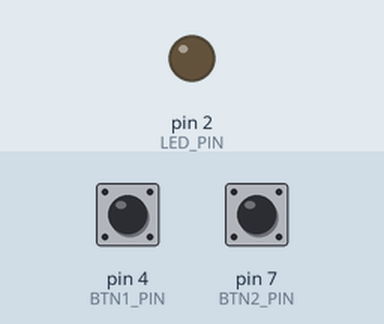
Simulated run of this sketch. Board: Arduino Uno, built with avr-gcc and run on an emulated ATmega328P. On the bench: output pins drawn as LEDs (lit = HIGH). Inputs (shaded band) come from the test bench; at power-on: pin 4 (BTN1_PIN) HIGH, pin 7 (BTN2_PIN) HIGH.

Above: at 1.2 s.
1.3 s: pin 4 (BTN1_PIN) pulled LOW for 0.15 s
At 1.9 s:
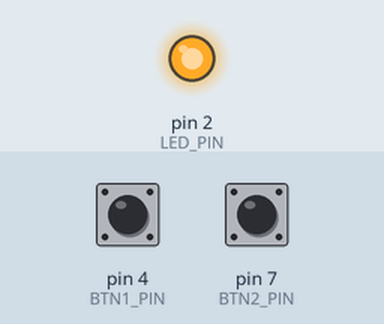
2.9 s: pin 4 (BTN1_PIN) pulled LOW for 1 s
At 4.3 s:
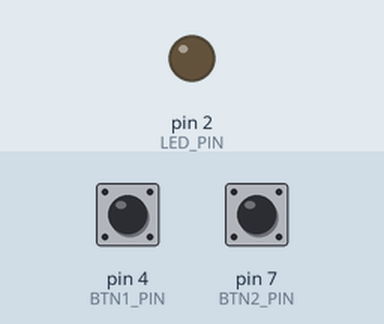
5.4 s: pin 4 (BTN1_PIN) pulled LOW for 3.2 s
At 6.2 s:
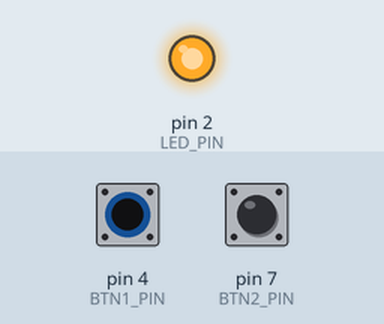
Timing chart, 0 to 8.4 s (numbered marks = the images above; inputs shaded):
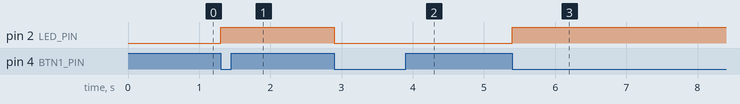

Measured:
- after the input at 1.3 s, pin 2 (LED_PIN): LOW → HIGH at once
- after the input at 2.9 s, pin 2 (LED_PIN): HIGH → LOW at once
- after the input at 5.4 s, pin 2 (LED_PIN): LOW → HIGH at once

The sketch:

two_switches_one_light.ino
```cpp
#define LED_PIN 2
#define BTN1_PIN 4
#define BTN2_PIN 7

bool light_state, s1_state, s2_state;

class Switch
{
public:
  Switch(int pin)
  {
    pinMode(pin, INPUT_PULLUP);
    m_switch_state = LOW;
    m_last_change = 0;
    m_pin = pin;
  }

  bool read()
  {
    if (digitalRead(m_pin) == LOW)
    {
      if (millis() - m_last_change > 5)
      {
        m_last_change = millis();
        m_switch_state = !m_switch_state;
        return (m_switch_state);
      }
      else
        m_last_change = millis();
    }

    return (m_switch_state);
  }

private:
  bool m_switch_state;
  long m_last_change;
  int m_pin;
};

Switch s1(BTN1_PIN), s2(BTN2_PIN);

void setup() {
  // put your setup code here, to run once:
  pinMode(LED_PIN, OUTPUT);
}

void loop() {
  // put your main code here, to run repeatedly:
  s1_state = s1.read();
  s2_state = s2.read();

  digitalWrite(LED_PIN, s1_state ^ s2_state);
}
```
